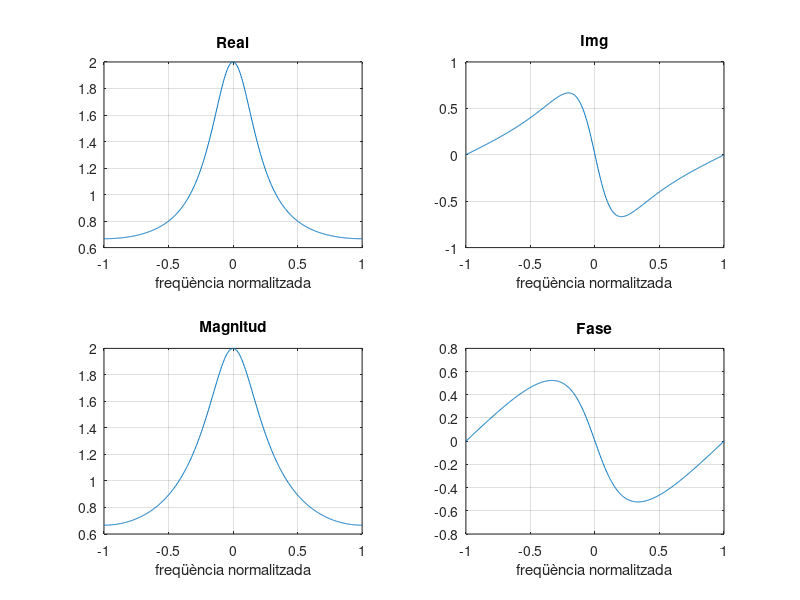

Source code (MATLAB):
close all;
clear all;

n = 0:250;
k = -250:250; omega = (pi/250)*k;
x = (0.5).^n;
X = x * (exp(-j*pi/250)) .^ (n'*k);
f=atan(0.5*sin(omega)./(1-0.5*cos(omega)));

subplot(2,2,1);
plot(omega/pi,real(X));
xlabel('freqüència normalitzada'); title('Real'); grid;

subplot(2,2,2);
plot(omega/pi,imag(X));
xlabel('freqüència normalitzada'); title('Img'); grid;

subplot(2,2,3);
plot(omega/pi, abs(X));
xlabel('freqüència normalitzada'); title('Magnitud'); grid;

subplot(2,2,4);
plot(omega/pi, angle(X));
xlabel('freqüència normalitzada'); title('Fase'); grid;
